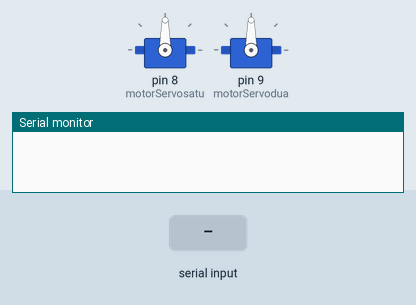
The sketch below on a simulated Arduino Uno, built with avr-gcc and run on an emulated ATmega328P. Shown: 2 × servo, the last lines printed to the serial monitor. The test bench sets the inputs (shaded band).

Above: at 1.2 s.
1.3 s: "90,45\n" received over Serial
At 1.9 s:
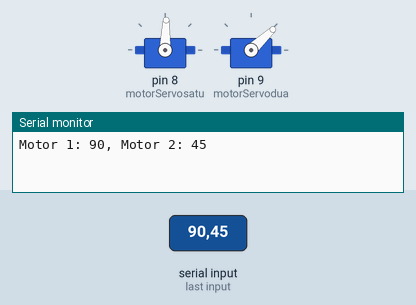
2.8 s: "30,150\n" received over Serial
At 3.2 s:
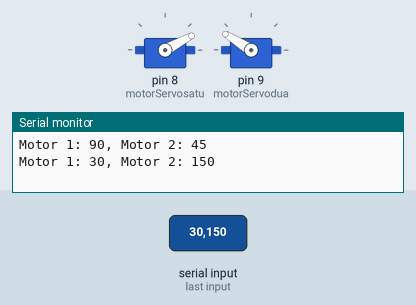
4.3 s: "1,90\n" received over Serial
At 5.4 s:
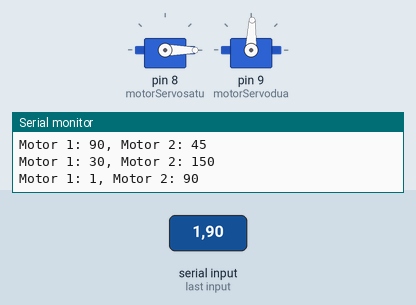
Timing chart, 0 to 7.3 s (numbered marks = the images above; inputs shaded):
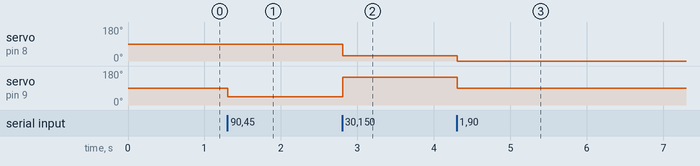

Measured:
- after the input at 1.3 s, servo on pin 8 (motorServosatu): 90° → 88° at once; servo on pin 9 (motorServodua): 90° → 43° at once
- after the input at 2.8 s, servo on pin 8 (motorServosatu): 88° → 28° at once; servo on pin 9 (motorServodua): 43° → 148° at once
- after the input at 4.3 s, servo on pin 8 (motorServosatu): 28° → 0° at once; servo on pin 9 (motorServodua): 148° → 88° at once

The sketch:

dualservo.ino
```cpp
#include <Servo.h>
Servo motorServosatu; // servo bawah (x)
Servo motorServodua; // servo bawah (y)
// initial position 1,1

void setup() {
  motorServosatu.attach(8);
  motorServodua.attach(9);
  Serial.begin(9600);
}

void loop() {
  if (Serial.available() > 0) {
    String input = Serial.readStringUntil('\n');
    int val1, val2;

    // Memisahkan nilai input menjadi dua bagian menggunakan tanda koma (,)
    int index = input.indexOf(',');
    if (index != -1) {
      val1 = input.substring(0, index).toInt();
      val2 = input.substring(index + 1).toInt();

      // Memastikan nilai input valid (0 <= nilai <= 180)
      if (val1 >= 0 && val1 <= 180 && val2 >= 0 && val2 <= 180) {
        motorServosatu.write(val1-2);
        motorServodua.write(val2-2);

        // Mengirimkan balasan ke Serial Monitor
        Serial.print("Motor 1: ");
        Serial.print(val1);
        Serial.print(", Motor 2: ");
        Serial.println(val2);
      }
    }
  }
}
```
